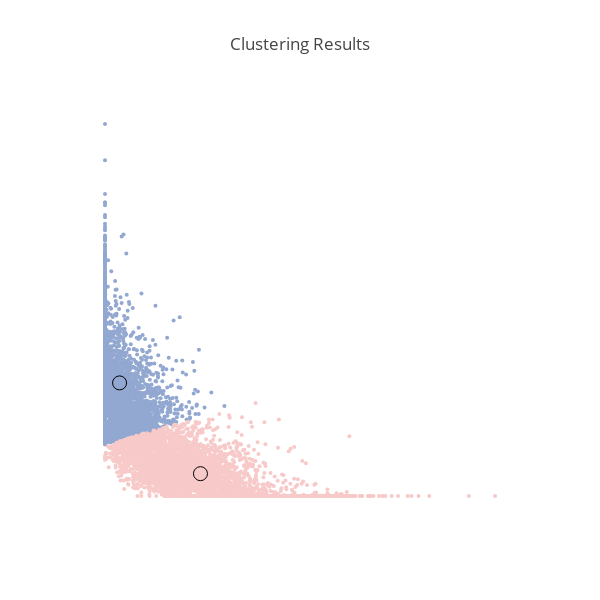

Notebook source saved alongside this figure:
### Code cell
# For NMF，the best r = 2
best_r = r[nmf_scores[1].index(max(nmf_scores[1]))]
print('Best r for NMF: %d' % best_r)

nmf2 = NMF(n_components = best_r, init='random', random_state=0)
nmfVectors2 = nmf2.fit_transform(tfidfVectors)
km.fit(nmfVectors2)

evaluate(labels, km.labels_)
plot_clusters(nmfVectors2, km, 'Clustering Results', True)

### Figure 1 — Plotly figure (JSON) as saved in the notebook; plotly's stock layout.template omitted (floating-point values rounded to 4 significant figures; data arrays with more than 128 entries replaced by an {"elided": "..."} marker saying what was removed)
{"data": [{"marker": {"color": "#92A8D1", "size": 4}, "mode": "markers", "name": "cluster 0", "showlegend": false, "type": "scatter", "uid": "d9fc08a9-2ebb-43eb-9f4d-599a43ce5cf9", "x": {"elided": "3237 float values"}, "y": {"elided": "3237 float values"}}, {"marker": {"color": "#92A8D1", "line": {"color": "black", "width": 1}, "size": 14}, "mode": "markers", "showlegend": false, "type": "scatter", "uid": "905c8619-ffd0-474c-adfa-35d507d19b43", "x": [0.002381], "y": [0.03105]}, {"marker": {"color": "#F7CAC9", "size": 4}, "mode": "markers", "name": "cluster 1", "showlegend": false, "type": "scatter", "uid": "5fc53168-e2c6-4f83-be1e-1c26e8669653", "x": {"elided": "4645 float values"}, "y": {"elided": "4645 float values"}}, {"marker": {"color": "#F7CAC9", "line": {"color": "black", "width": 1}, "size": 14}, "mode": "markers", "showlegend": false, "type": "scatter", "uid": "8d676eef-06e2-421a-8659-f5cda0b910f2", "x": [0.0156], "y": [0.006133]}], "layout": {"autosize": false, "height": 600, "title": {"text": "Clustering Results"}, "width": 600, "xaxis": {"showgrid": false, "showticklabels": false, "ticks": "", "zeroline": false}, "yaxis": {"showgrid": false, "showticklabels": false, "ticks": "", "zeroline": false}}}
